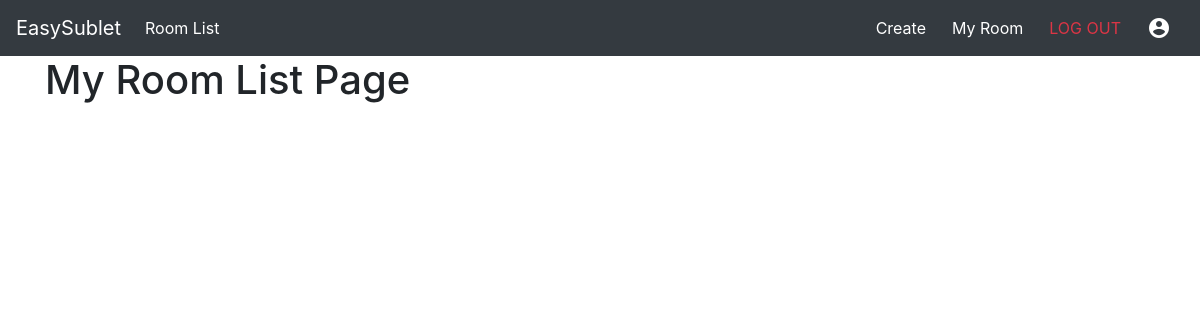
Page /room/myroom (signed in) on the earlier database version.
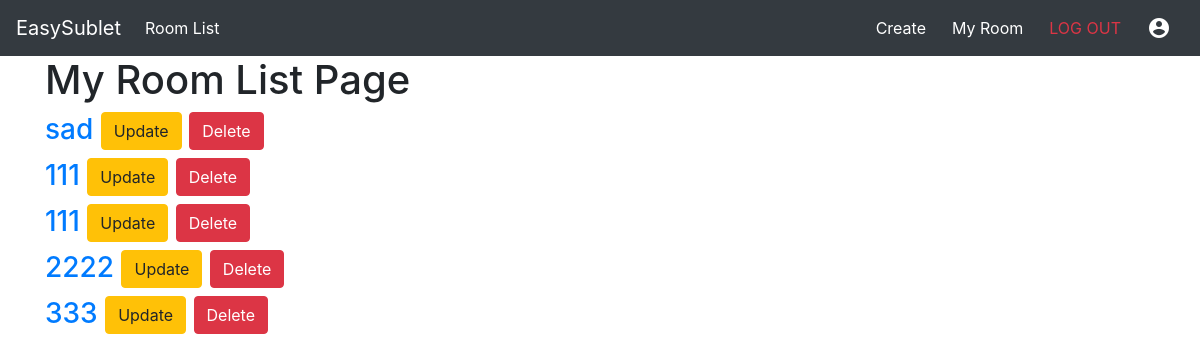
Same page on the later database version.
### RoomRental/models.py (models this page shows, shortened)
class Room(models.Model):
    user = models.ForeignKey(User, default=1, on_delete=models.SET_NULL, null=True)
    id = models.fields.BigAutoField(primary_key=True)
    title = models.fields.CharField(max_length=100, blank=False, null=False)
    address = models.fields.CharField(max_length=255, blank=False, null=False)
    latitude = models.fields.FloatField(null=True, blank=True)
    longitude = models.fields.FloatField(null=True, blank=True)
    description = models.fields.TextField(null=True, blank=True)
    price = models.fields.FloatField(null=True, blank=True)
    is_parking = models.fields.BooleanField(default=False)
    is_pet = models.fields.BooleanField(default=False)
    is_smoking = models.fields.BooleanField(default=False)
    has_hydro = models.fields.BooleanField(default=False)
    has_aircondition = models.fields.BooleanField(default=False)
    has_water = models.fields.BooleanField(default=False)
    has_heat = models.fields.BooleanField(default=False)
    has_wifi = models.fields.BooleanField(default=False)
    has_tv = models.fields.BooleanField(default=False)
    has_laundry = models.fields.BooleanField(default=False)
    has_fridge = models.fields.BooleanField(default=False)
    has_dishwasher = models.fields.BooleanField(default=False)
    has_dryer = models.fields.BooleanField(default=False)
    has_microwave = models.fields.BooleanField(default=False)
    movein_date = models.fields.DateTimeField(null=True, blank=True)
    created_on = models.fields.DateTimeField(auto_now=True)

### RoomRental/views.py (the view)
# urls.py: path('room/myroom', my_room_list_view, name='my_room_list_view'),
@login_required
def my_room_list_view(request, *args, **kwargs):
    rooms = Room.objects.filter(user=request.user)
    context = {'rooms':rooms}
    return render(request,'MyRoom_Page.html',context,status=200)

### RoomRental/templates/MyRoom_Page.html (shortened to what this page needs)
{% extends 'base.html' %}
{% block content %}
<h1>My Room List Page</h1>
{% for room in rooms %}
<h3>
    <a href="{% url 'room_detail_view' room.id %}">{{ room.title }}</a>
    <a href="{% url 'room_update_view' room.id %}" class="btn btn-warning">Update</a>
    <a href="{% url 'room_delete_view' room.id %}" class="btn btn-danger">Delete</a>
</h3>
{% endfor %}
{% endblock content %}

### templates/base.html (shortened to what this page needs)
<!doctype html>
<html lang="en">
  <head>
    <link rel="stylesheet" href="https://maxcdn.bootstrapcdn.com/bootstrap/4.0.0/css/bootstrap.min.css">
    <link href="https://unpkg.com/material-components-web@latest/dist/material-components-web.min.css" rel="stylesheet">
  </head>
  <body>
    <nav class="navbar navbar-expand-lg navbar-dark bg-dark">
        <a class="navbar-brand" href="{% url 'home_view' %}">EasySublet</a>
        <div class="collapse navbar-collapse" id="navbarSupportedContent">
          <ul class="navbar-nav mr-auto">
            <li class="nav-item active">
              <a class="nav-link" href="{% url 'room_list_view' %}">Room List</a>
            </li>
          </ul>
            {% if user.is_authenticated %}
            <a class="text-white btn" href="{% url 'room_create_view' %}">Create</a>
            <a class="text-white btn" href="{% url 'my_room_list_view' %}">My Room</a>
            <a class="text-danger btn" href="{% url 'logout_view' %}">LOG OUT</a>
            <span class="material-icons text-white btn">
            </span>
            {% else %}
              <a class="btn btn-outline-light" href="{% url 'login_view' %}">SIGN IN</a>
            {% endif %}
        </div>
      </nav>
    <div class="container">
      {% block content %}
      {% endblock content %}
    </div>
  </body>
</html>

Differences in the rows shown:
added Room: title "sad"
added Room: title "111"
added Room: title "111"
added Room: title "2222"
added Room: title "333"
